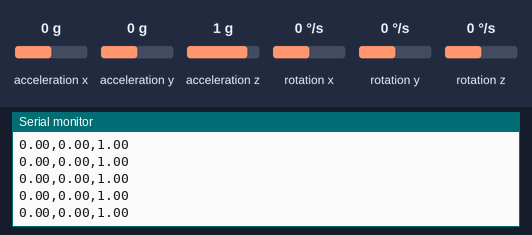
Simulated run of this sketch. Board: Arduino Uno, built with avr-gcc and run on an emulated ATmega328P. Shown: the last lines printed to the serial monitor. Inputs (shaded band) come from the test bench; at power-on: acceleration x 0 g, acceleration y 0 g, acceleration z 1 g, rotation x 0 °/s, rotation y 0 °/s, rotation z 0 °/s.

Above: at 2.2 s.
2.3 s: acceleration x set to -1.4 g
At 2.39 s:
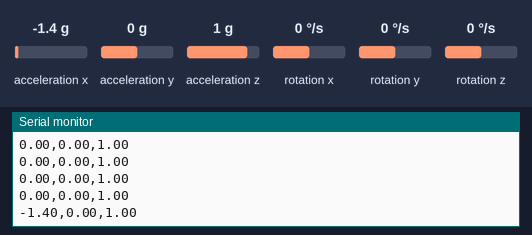
3.8 s: acceleration y set to -1.4 g
At 3.83 s:
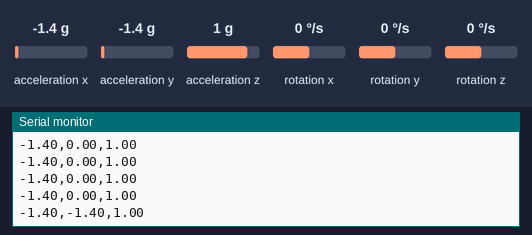
5.3 s: acceleration z set to -1.4 g
At 5.37 s:
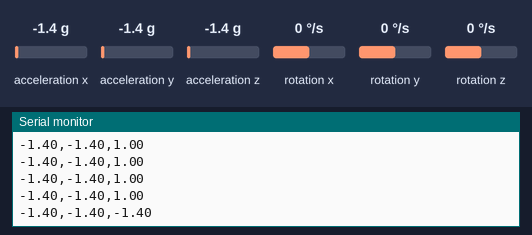

The sketch:

mpu6050.ino
```cpp
#include <Wire.h>
#include <MPU6050_light.h>

MPU6050 mpu(Wire);

void setup() {
  Serial.begin(9600);

  // Initialize I2C
  Wire.begin();

  Serial.println("Searching for MPU6050...");

  // Try to connect to the sensor
  byte status = mpu.begin();

  if (status != 0) {
    Serial.print("MPU6050 connection failed. Error code: ");
    Serial.println(status);
    Serial.println("Troubleshooting tips:");
    Serial.println("1. Check if the sensor is powered (LED should be on)");
    Serial.println("2. Try swapping SDA and SCL pins");
    Serial.println("3. Try connecting VCC to 3.3V instead of 5V");
    while (1) {
      delay(10); // Stop here forever
    }
  }

  Serial.println("MPU6050 connected successfully!");
  Serial.println("Calibrating... Please keep the sensor still.");

  // Calibrate gyroscope and accelerometer
  mpu.calcOffsets();

  Serial.println("Calibration complete!");
  Serial.println("Reading sensor data...");
}

void loop() {
  // Update sensor readings
  mpu.update();

  // Get accelerometer data (in m/s²)
  float ax = mpu.getAccX();
  float ay = mpu.getAccY();
  float az = mpu.getAccZ();

  Serial.print(ax);
  Serial.print(",");
  Serial.print(ay);
  Serial.print(",");
  Serial.println(az);

  delay(100); // 10 Hz update rate
}
```

Measured:
- after the input at 2.3 s, the serial monitor: prints a new line after 0.08 s (image 1)
- after the input at 3.8 s, the serial monitor: prints a new line at once (image 2)
- after the input at 5.3 s, the serial monitor: prints a new line after 0.07 s (image 3)
